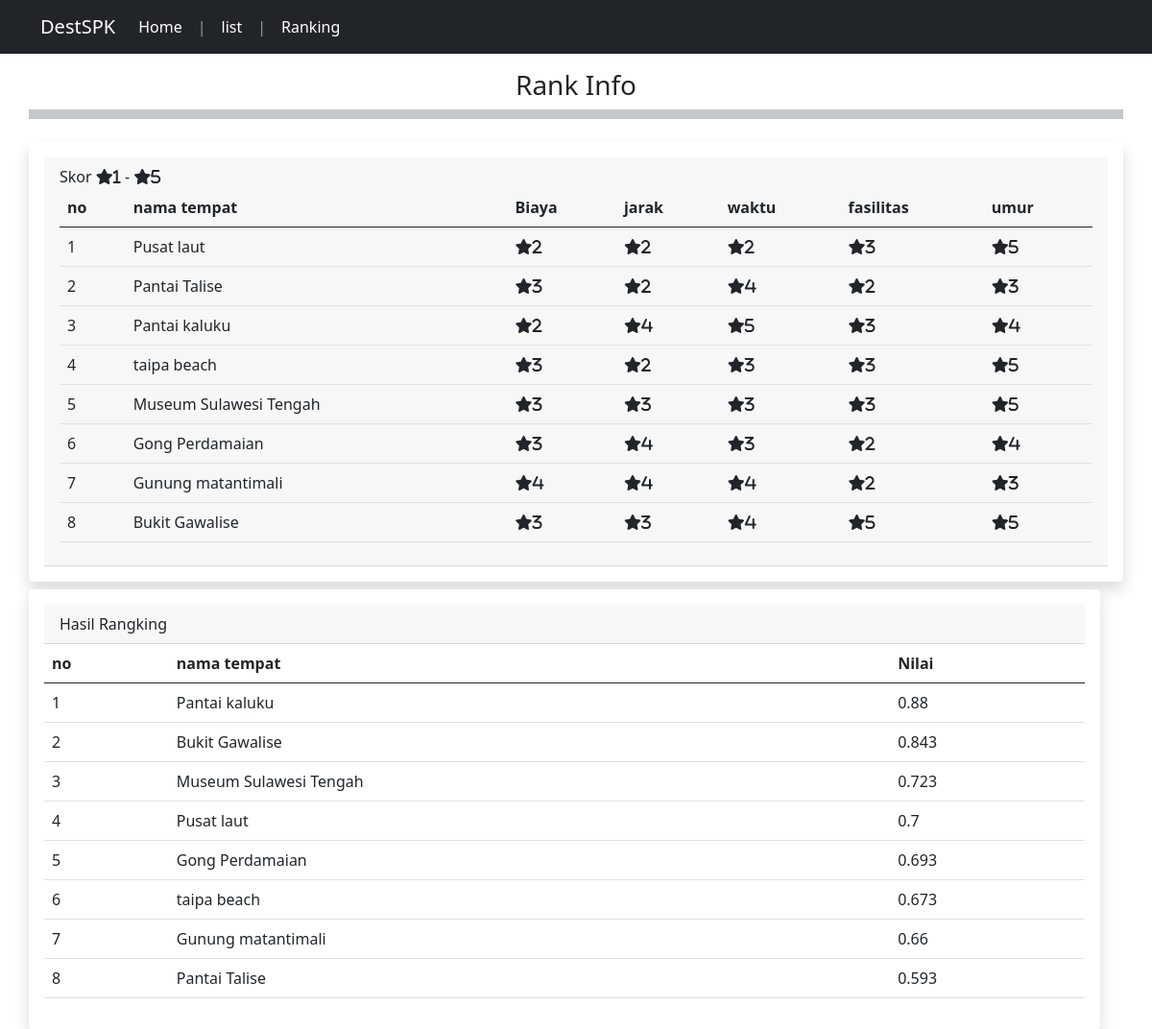
Screenshot of /user/rank.php with the database file from the repository.
### tables this page shows
CREATE TABLE `penilaian` (
  `nama_tempat` varchar(100) NOT NULL,
  `biaya` varchar(100) NOT NULL,
  `jarak` varchar(100) NOT NULL,
  `waktu` varchar(100) NOT NULL,
  `fasilitas` varchar(100) NOT NULL,
  `usia` varchar(100) NOT NULL
);

CREATE TABLE `perangkingan` (
  `id` int(11) NOT NULL,
  `nama` varchar(100) NOT NULL,
  `nilai` varchar(100) NOT NULL
);

### user/rank.php (the view)
<?php include 'header.php' ?>
<?php include '../db_connect.php' ?>
<div class="container mt-5">
    <br>
    <div class="row">
        <div class="col-lg-12">
            <h3 class="text-center">Rank Info</h3>
        </div>
        <hr style="height: 10px;">
    </div>
    <div class="row mt-2">
        <div class="card card-body border-0 shadow table-wrapper table-responsive">
            <div class="card-header">
                Skor <i class="fa-solid fa-star">1</i> - <i class="fa-solid fa-star">5</i>
            <table class="table table-hover">
                <thead>
                    <tr>
                        <th class="border-gray-200">no</th>
                        <th class="border-gray-200">nama tempat</th>
                        <th class="border-gray-200">Biaya</th>
                        <th class="border-gray-200">jarak</th>
                        <th class="border-gray-200">waktu</th>
                        <th class="border-gray-200">fasilitas</th>
                        <th class="border-gray-200">umur</th>
                    </tr>
                </thead>
                <tbody>
                    <?php
                    $no = 1;
                    $data = $conn->query("SELECT * FROM penilaian");
                    if ($data->num_rows > 0) {
                        while ($row = $data->fetch_row()) {
                    ?>
                            <tr>
                                <td><span class="fw-normal"><?= $no++ ?></td>
                                <td><span class="fw-normal"><?= $row[0] ?></td>
                                <td><span class="fw-normal"><i class="fa-solid fa-star"><?= $row[1] ?></i></td>
                                <td><span class="fw-normal"><i class="fa-solid fa-star"><?= $row[2] ?></i></td>
                                <td><span class="fw-normal"><i class="fa-solid fa-star"><?= $row[3] ?></i></td>
                                <td><span class="fw-normal"><i class="fa-solid fa-star"><?= $row[4] ?></i></td>
                                <td><span class="fw-normal"><i class="fa-solid fa-star"><?= $row[5] ?></i></td>
                            </tr>
                    <?php }
                    } ?>
                </tbody>
            </table>
        </div>
    </div>
    <div class="row mt-2">
        <div class="card card-body border-0 shadow table-wrapper table-responsive">
            <div class="card-header">
                Hasil Rangking
            </div>
            <table class="table table-hover">
                <thead>
                    <tr>
                        <th class="border-gray-200">no</th>
                        <th class="border-gray-200">nama tempat</th>
                        <th class="border-gray-200">Nilai</th>
                    </tr>
                </thead>
                <tbody>
                    <?php
                    $no = 1;
                    $data = $conn->query("SELECT * FROM perangkingan ORDER BY nilai DESC");
                    if ($data->num_rows > 0) {
                        while ($row = $data->fetch_row()) {
                    ?>
                            <tr>
                                <td><span class="fw-normal"><?= $no++ ?></td>
                                <td><span class="fw-normal"><?= $row[1] ?></td>
                                <td><span class="fw-normal"><?= $row[2] ?></td>
                            </tr>
                    <?php }
                    } ?>
                </tbody>
            </table>
        </div>
    </div>
</div>
<?php include 'footer.php' ?>

### rows the page displays
penilaian: nama_tempat "Pusat laut", biaya "2", jarak "2", waktu "2", fasilitas "3", usia "5"
penilaian: nama_tempat "Pantai Talise", biaya "3", jarak "2", waktu "4", fasilitas "2", usia "3"
penilaian: nama_tempat "Pantai kaluku", biaya "2", jarak "4", waktu "5", fasilitas "3", usia "4"
penilaian: nama_tempat "taipa beach", biaya "3", jarak "2", waktu "3", fasilitas "3", usia "5"
penilaian: nama_tempat "Museum Sulawesi Tengah", biaya "3", jarak "3", waktu "3", fasilitas "3", usia "5"
penilaian: nama_tempat "Gong Perdamaian", biaya "3", jarak "4", waktu "3", fasilitas "2", usia "4"
penilaian: nama_tempat "Gunung matantimali", biaya "4", jarak "4", waktu "4", fasilitas "2", usia "3"
penilaian: nama_tempat "Bukit Gawalise", biaya "3", jarak "3", waktu "4", fasilitas "5", usia "5"
perangkingan: nama "Pantai kaluku", nilai "0.88"
perangkingan: nama "Bukit Gawalise", nilai "0.843"
perangkingan: nama "Museum Sulawesi Tengah", nilai "0.723"
perangkingan: nama "Pusat laut", nilai "0.7"
perangkingan: nama "Gong Perdamaian", nilai "0.693"
perangkingan: nama "taipa beach", nilai "0.673"
perangkingan: nama "Gunung matantimali", nilai "0.66"
perangkingan: nama "Pantai Talise", nilai "0.593"
